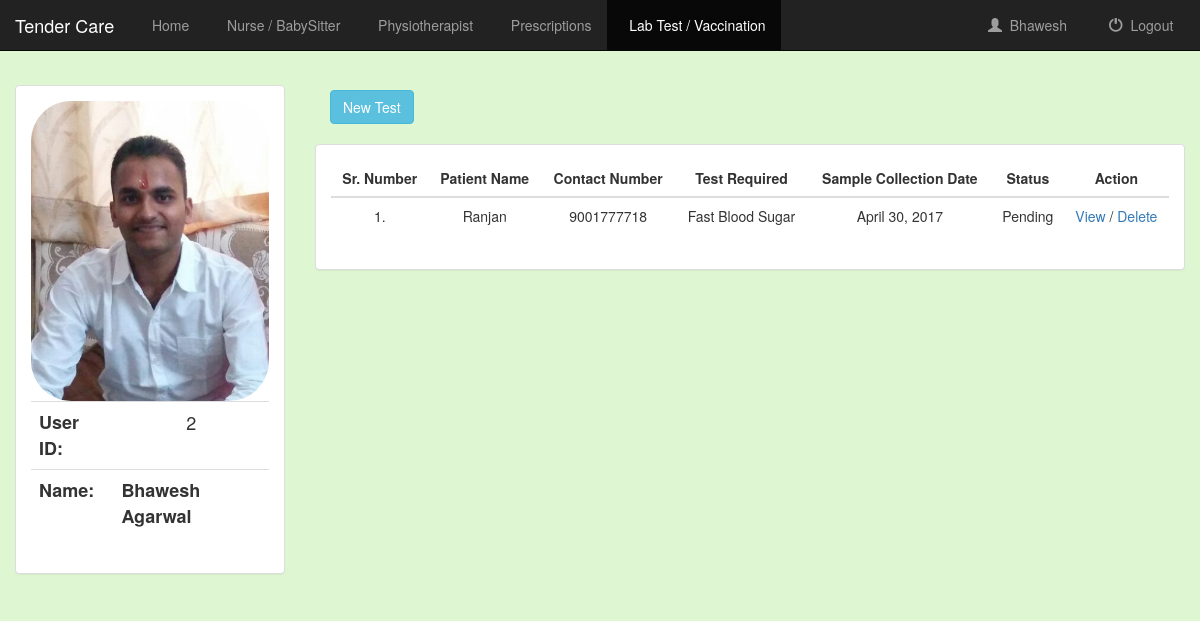
Page /lab_test/ (signed in) on the committed database.
### service/models.py (models this page shows, shortened)
class UserProfile(models.Model):
	user = models.OneToOneField(User)
	gender =models.CharField(max_length=10, choices=gender_choices, default = '')
	profile_photo = models.ImageField()
	contact_number = models.CharField(max_length=10,default= None)
	age = models.PositiveIntegerField()
	address = models.CharField(max_length=1000)

class LabtestData(models.Model):
	user = models.ForeignKey(User, default=1)
	patient_name = models.CharField(max_length=50)
	contact_number = models.CharField(max_length=10,default= None)
	test_type = models.CharField(max_length=30, choices=test_choices, default = '')
	test_date = models.DateField(auto_now=False, auto_now_add=False)
	status = models.CharField(max_length=50, choices=status_choices ,default='Pending')
	address = models.CharField(max_length=1000)

### service/views.py (the view)
# urls.py: url(r'^lab_test/$', views.lab_test, name = 'lab_test'),
def lab_test(request):
	if not request.user.is_authenticated():
		return render(request, 'service/login.html')
	else:
		userdata = UserProfile.objects.filter(user = request.user)
		all_test = LabtestData.objects.filter(user = request.user).order_by('-pk')
		return render(request,'service/lab_test.html', {'all_test' : all_test, 'userdata' : userdata,})

### service/templates/service/lab_test.html (shortened to what this page needs)
{% extends 'service/base.html' %}
{% block test_active %}active{% endblock %}
{% block body %}
	<ul class="nav nav-pills" style="margin-bottom: 10px;">
		<li role="presentation"><a href="{% url 'service:add_test' %}"><button class="btn btn-info">New Test</button></a></li>
	</ul>
		<div class="panel panel-default">
			<div class="panel-body" >
				<table class="table">
					<thead>
						<tr>
							<th> <center> Sr. Number </center></th>
							<th> <center> Patient Name </center> </th>
							<th> <center> Contact Number </center> </th>
							<th> <center> Test Required </center> </th>
							<th> <center> Sample Collection Date </center> </th>
							<th> <center> Status </center> </th>
							<th> <center> Action </center></th>
						</tr>
					</thead>
					<tbody>
						{% for test in all_test %}
							<tr>
								<td> <center> {{ forloop.counter }}. </center></td>
								<td> <center> {{ test.patient_name }} </center> </td>
								<td> <center> {{ test.contact_number }} </center> </td>
								<td> <center> {{ test.test_type }} </center> </td>
								<td> <center> {{ test.test_date }} </center> </td>
								<td> <center> {{ test.status }} </center> </td>
								<td> <center> <a href="{% url 'service:view_lab_test' test.pk %}">View</a> / <a href="{% url 'service:del_lab_test' test.pk %}">Delete</a></center></td>
							</tr>
						{% endfor %}
					</tbody>
				</table>
			</div>
		</div>
{% endblock %}

### service/templates/service/base.html
{% extends 'service/base_navbar.html' %}
{% block basebody %}
<div class="container-fluid userd">
	<div class="row">
		<div class="col-sm-3 userinfod">
			<div class="panel panel-default">
				<div class="panel-body">
					{% if userdata %}
						{% for userdt in userdata %}
							{% if userdt.profile_photo %}
								<img src="{{ userdt.profile_photo.url}}" class="img-responsive userimg">
							{% else %}
								<img src="../media/user.png" class="img-responsive userimg">
							{% endif %}
						{% endfor %}
					{% else %}
						<img src="../media/user.png" class="img-responsive userimg">
					{% endif %}
					<table class="table userbase">
						<tr>
							<th>User ID:</th>
							<td>{{user.pk}}</td>
						</tr>
						<tr>
							<th>Name:</th>
							<th>{{user.get_full_name|title}}</th>
						</tr>
					</table>
				</div>
			</div>
		</div>
		<div class="col-sm-9">
			{% block body %}
			{% endblock %}
		</div>
	</div>
</div>
{% endblock %}

### service/templates/service/base_navbar.html (shortened to what this page needs)
<!Doctype html>
<html lang="en">
	<head>
		{% load staticfiles %}
		<link rel="stylesheet" href="https://maxcdn.bootstrapcdn.com/bootstrap/3.3.7/css/bootstrap.min.css?v=1" />
		<link rel="stylesheet" type="text/css" href="{% static 'service/style.css' %}?v=1" />
		<link href="//cdn.bootcss.com/bootstrap-datetimepicker/4.17.44/css/bootstrap-datetimepicker.min.css" rel="stylesheet">
	</head>
	<body class="body">
		<nav class="navbar navbar-inverse navbar-fixed-top">
			<div class="container-fluid">
		        <div class="navbar-header">
		            <a class="navbar-brand" href="{% url 'service:index' %}">Tender Care</a>
		        </div>
		        <div class="collapse navbar-collapse" id="topNavBar">
		        	<ul class="nav navbar-nav">
		                <li class="{% block home_active %}{% endblock %}"><a href="{% url 'service:home' %}">&nbsp; Home</a></li>
		                <li class="{% block appointments_active %}{% endblock %}"><a href="{% url 'service:appointment' %}">&nbsp; Nurse / BabySitter </a></li>
		                <li class="{% block physio_active %}{% endblock %}"><a href="{% url 'service:physiotherapist' %}">&nbsp; Physiotherapist </a></li>
		                <li class="{% block prescriptions_active %}{% endblock %}"><a href="{% url 'service:prescription' %}">&nbsp; Prescriptions </a></li>
		                <li class="{% block test_active %}{% endblock %}"><a href="{% url 'service:lab_test' %}">&nbsp; Lab Test / Vaccination </a></li>
		            </ul>
					<ul class="nav navbar-nav navbar-right">
					    <li class="{% block user_active %}{% endblock %}">
					        <a href="{% url 'service:user_detail' %}">
					            <span class="glyphicon glyphicon-user" aria-hidden="true"></span>&nbsp; {{ user.get_username|title }} &nbsp;&nbsp;
					        </a>
					    </li>
					    <li>
					        <a href="{% url 'service:logout_user' %}">
					            <span class="glyphicon glyphicon-off" aria-hidden="true"></span>&nbsp; Logout &nbsp;&nbsp;
					        </a>
					    </li>
					</ul>
		        </div>
			</div>
		</nav>
		{% block basebody %}
		{% endblock %}
	</body>
</html>

### service/static/service/style.css (style rules this page uses)
.body { background-color: #def7d2; }
.userd { margin-top: 80px; }
.userinfod { margin-top: 5px; }
.userimg { width: 300px; height: 300px; border-radius: 40px; }
.userbase { font-size: 18px; text-align: center; }

### rows in the picture
UserProfile: profile_photo (picture)
LabtestData: patient_name "Ranjan", contact_number "9001777718", test_type "Fast Blood Sugar", test_date "April 30, 2017", status "Pending"

### other values in the picture
{{ user.get_username|title }} "Bhawesh"
{{ user.pk }} "2"
{{ user.get_full_name|title }} "Bhawesh Agarwal"
